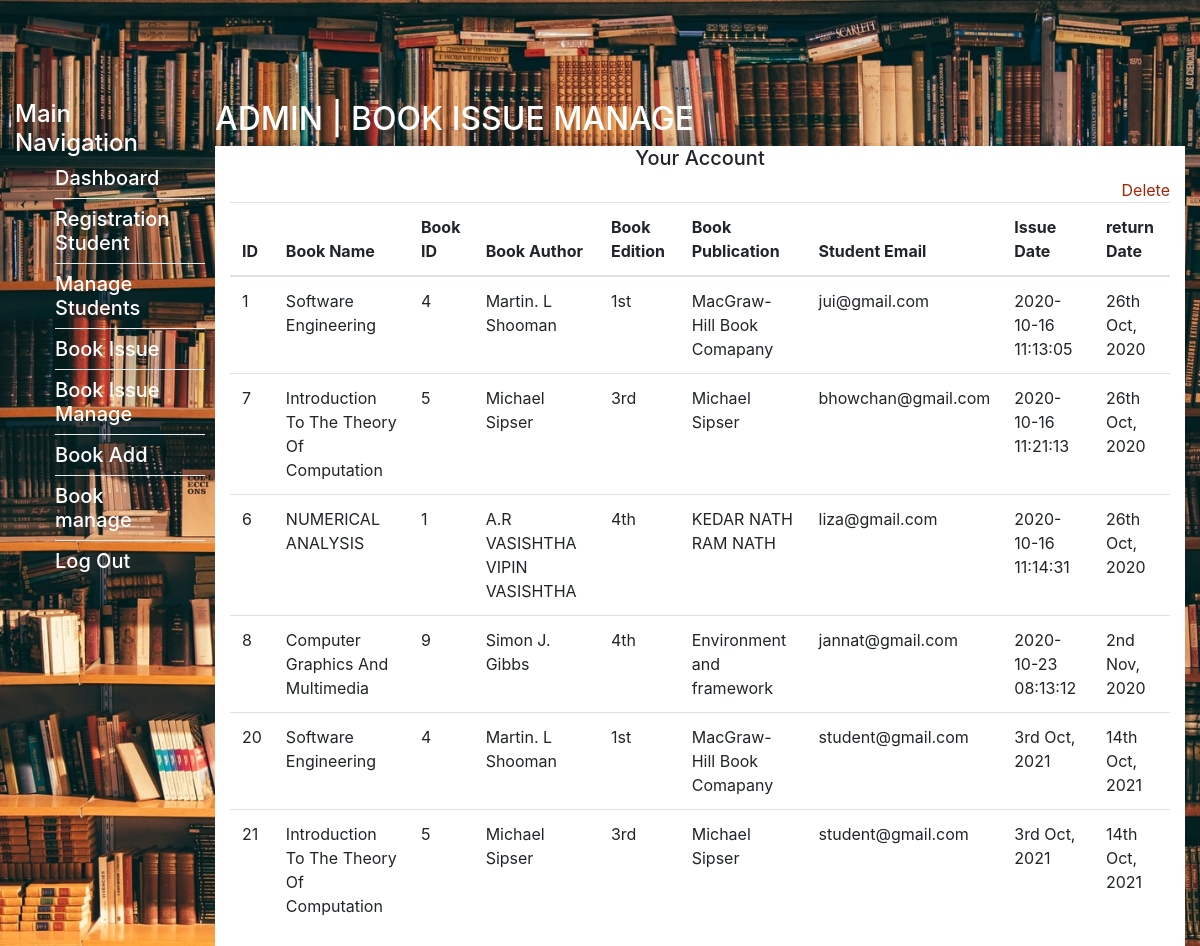
Before: /admin-book-issue-manage.php (signed in) with the older database file.
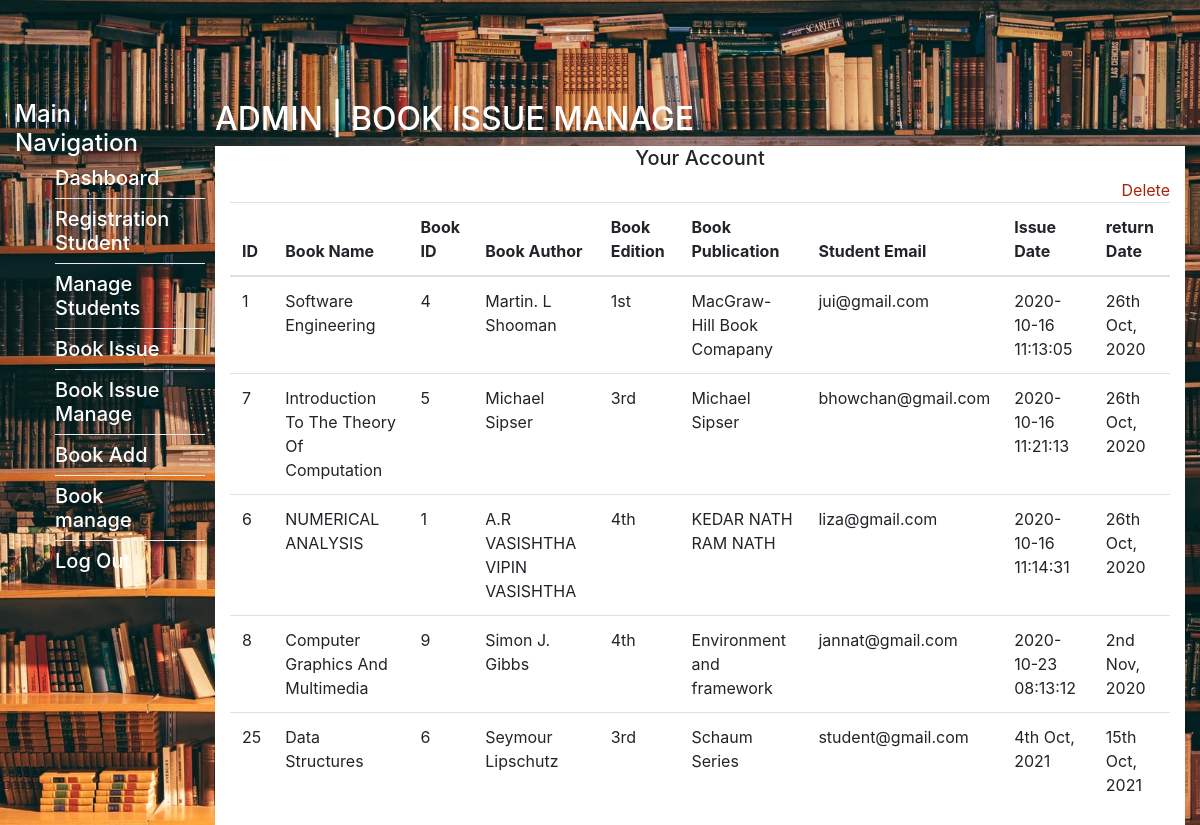
After: the same page with the newer database file.
### tables this page shows
CREATE TABLE `book_issue` (
  `id` int(11) NOT NULL,
  `book_name` varchar(255) NOT NULL,
  `book_id` int(11) NOT NULL,
  `book_author` varchar(255) NOT NULL,
  `book_edition` varchar(255) NOT NULL,
  `book_publication` varchar(100) NOT NULL,
  `student_id` int(11) NOT NULL,
  `student_mail` varchar(255) NOT NULL,
  `issue_date` varchar(255) NOT NULL,
  `return_date` varchar(255) NOT NULL DEFAULT current_timestamp()
);

### inc/admin/manage-book-issue-dashboard.php (the view, shortened to what this page needs)
<div class="container-fluid container-fullw bg-white doctor-specialization">
    <div class="row">
        <div class="col-md-12 doctor-specialization-list">
            <h5 class="text-center">Your Account</h5>
            <div class="text-right">
                <a class="update" href='admin-student-delete.php'>Delete</a>
            </div>
            <form method="POST">
                <table class="table table-hover" id="sample-table-1">
                    <thead>
                        <tr>
                            <th class="center">ID</th>
                            <th>Book Name</th>
                            <th>Book ID</th>
                            <th>Book Author</th>
                            <th>Book Edition</th>
                            <th>Book Publication</th>
                            <th>Student Email</th>
                            <th>Issue Date</th>
                            <th>return Date</th>
                        </tr>
                    </thead>
                    <tbody>
                    <?php
                        while ($data = mysqli_fetch_assoc($result)) {
                            if('1' == $data['book_edition']){
                                $edition = $data['book_edition']."st";
                            }elseif('2' == $data['book_edition']){
                                $edition = $data['book_edition']."nd";
                            }elseif('3' == $data['book_edition']){
                                $edition = $data['book_edition']."rd";
                            }else{
                                $edition = $data['book_edition']."th";
                            }
                    ?>
                    <tr>
                        <td><?php echo $data['id'];?></td>
                        <td><?php echo $data['book_name'];?></td>
                        <td><?php echo $data['book_id'];?></td>
                        <td><?php echo $data['book_author'];?></td>
                        <td><?php echo $edition;?></td>
                        <td><?php echo $data['book_publication'];?></td>
                        <td><?php echo $data['student_mail'];?></td>
                        <td><?php echo $data['issue_date'];?></td>
                        <td><?php echo $data['return_date'];?></td>
                    </tr>
                    <?php
                        }
                    ?>
                    </tbody>
                </table>
            </form>
        </div>
    </div>
</div>

### inc/headerwithoutnav.php (shortened to what this page needs)
<!DOCTYPE html>
<html lang="en">
<head>
    <link rel="stylesheet" href="assets/css/bootstrap.min.css">
    <link rel="stylesheet" href="assets/css/main.css">
</head>
<body>
    <div class="main-body">
        <div class="slider">

### admin-book-issue-manage.php (shortened to what this page needs)
<?php
include('inc/headerwithoutnav.php');
$connection = mysqli_connect(DB_SERVER,DB_USER,DB_PASS,DB_NAME);
$query = "SELECT * FROM `book_issue`";
$result = mysqli_query($connection,$query);
?>
<div class="container-fluid admin-dashboard">
    <div class="row">
		<div class="col-lg-2">
			<?php include('inc/admin/sidebar.php'); ?>
		</div>
		<div class="col-lg-10 doctor-specialization">
			<div class="admin-header d-flex justify-content-between">
				<h2>ADMIN | BOOK ISSUE MANAGE</h2>
			</div>
            <?php include('inc/admin/manage-book-issue-dashboard.php'); ?>
		</div>
    </div>
</div>
<?php include('inc/footer.php'); ?>

### inc/admin/sidebar.php
<div class="sidebar app-aside" id="sidebar">
    <div class="sidebar-container perfect-scrollbar ps-container ps-active-y">
        <nav>
            <div class="navbar-title">
                <span><h4>Main Navigation</h4></span>
            </div>
            <ul class="main-navigation-menu">
                <li class="dropbtn"><a href="admin-dashboard.php"><h5>Dashboard</h5></a></li>
                <li><div class="dropdown-divider"></div></li>
                <li class="dropbtn"><a href="admin-student-registration.php"><h5>Registration Student</h5></a></li>
                <li><div class="dropdown-divider"></div></li>
                <li class="dropbtn"><a href="admin-manage-students.php"><h5>Manage Students</h5></a></li>
                <li><div class="dropdown-divider"></div></li>
                <li class="dropbtn"><a href="admin-book-issue.php"><h5>Book Issue</h5></a></li>
                <li><div class="dropdown-divider"></div></li>
                <li class="dropbtn"><a href="admin-book-issue-manage.php"><h5>Book Issue Manage</h5></a></li>
                <li><div class="dropdown-divider"></div></li>
                <li class="dropbtn"><a href="admin-book-add.php"><h5>Book Add</h5></a></li>
                <li><div class="dropdown-divider"></div></li>
                <li class="dropbtn"><a href="admin-books-manage.php"><h5>Book manage</h5></a></li>
                <li><div class="dropdown-divider"></div></li>
                <li class="dropbtn"><a href="inc/logout.php"><h5>Log Out</h5></a></li>
            </ul>
        </nav>
    </div>
</div>

### inc/footer.php
        </div>
    </div>
</body>
</html>

### assets/css/main.css (style rules this page uses)
a, a:hover { text-decoration: none; color: #AA2205; }
li { list-style: none; }
body { background-image: url(../images/bg.jpg); height: 100vh; position: relative; background-size: cover; background-position: center; background-repeat: no-repeat; background-attachment: fixed; }
.admin-header h2,.admin-header ul,#sidebar .main-navigation-menu a ,#sidebar .navbar-title { color: white; }
#sidebar nav { margin-top: 100px; }
.dropdown-divider { width: 150px; }
.admin-header { margin-top: 100px; }

Changed rows visible on the page:
removed book_issue: id "20", book_name "Software Engineering", book "4", book_author "Martin. L Shooman", book_edition "1st", book_publication "MacGraw-Hill Book Comapany", student_mail "student@gmail.com", issue_date "3rd Oct, 2021", return_date "14th Oct, 2021"
removed book_issue: id "21", book_name "Introduction To The Theory Of Computation", book "5", book_author "Michael Sipser", book_edition "3rd", book_publication "Michael Sipser", student_mail "student@gmail.com", issue_date "3rd Oct, 2021", return_date "14th Oct, 2021"
added book_issue: id "25", book_name "Data Structures", book "6", book_author "Seymour Lipschutz", book_edition "3rd", book_publication "Schaum Series", student_mail "student@gmail.com", issue_date "4th Oct, 2021", return_date "15th Oct, 2021"
